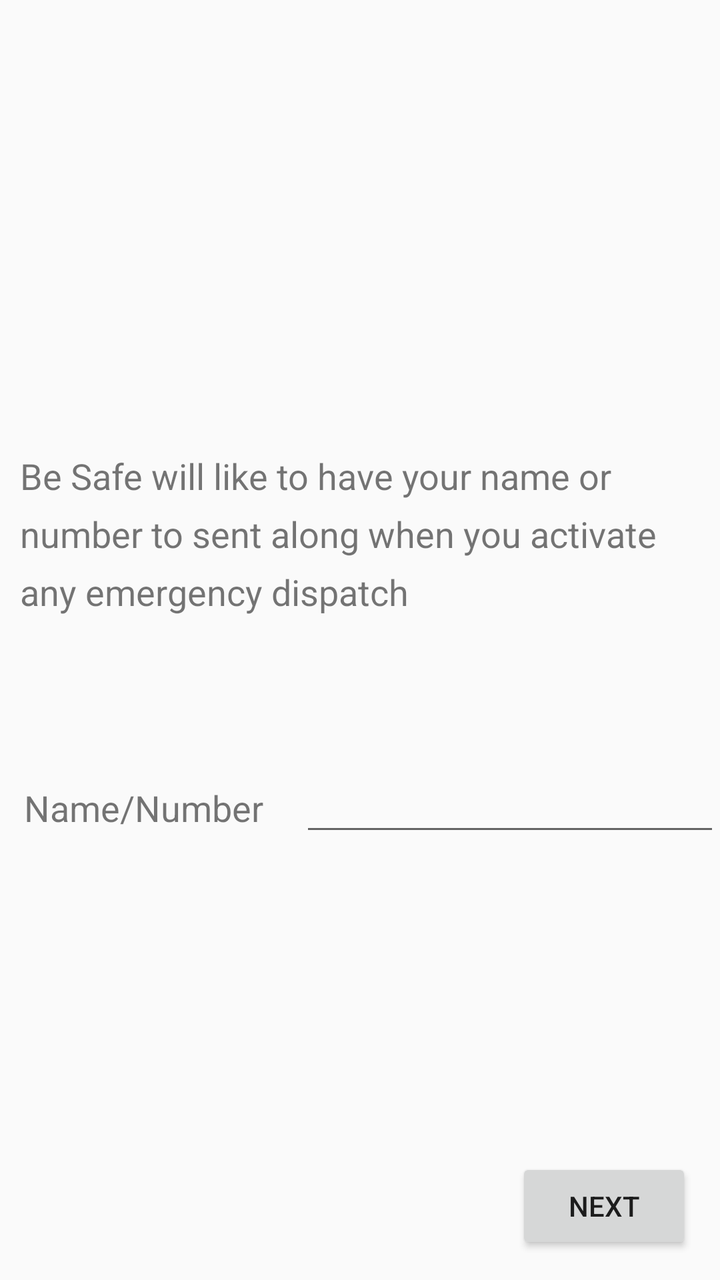
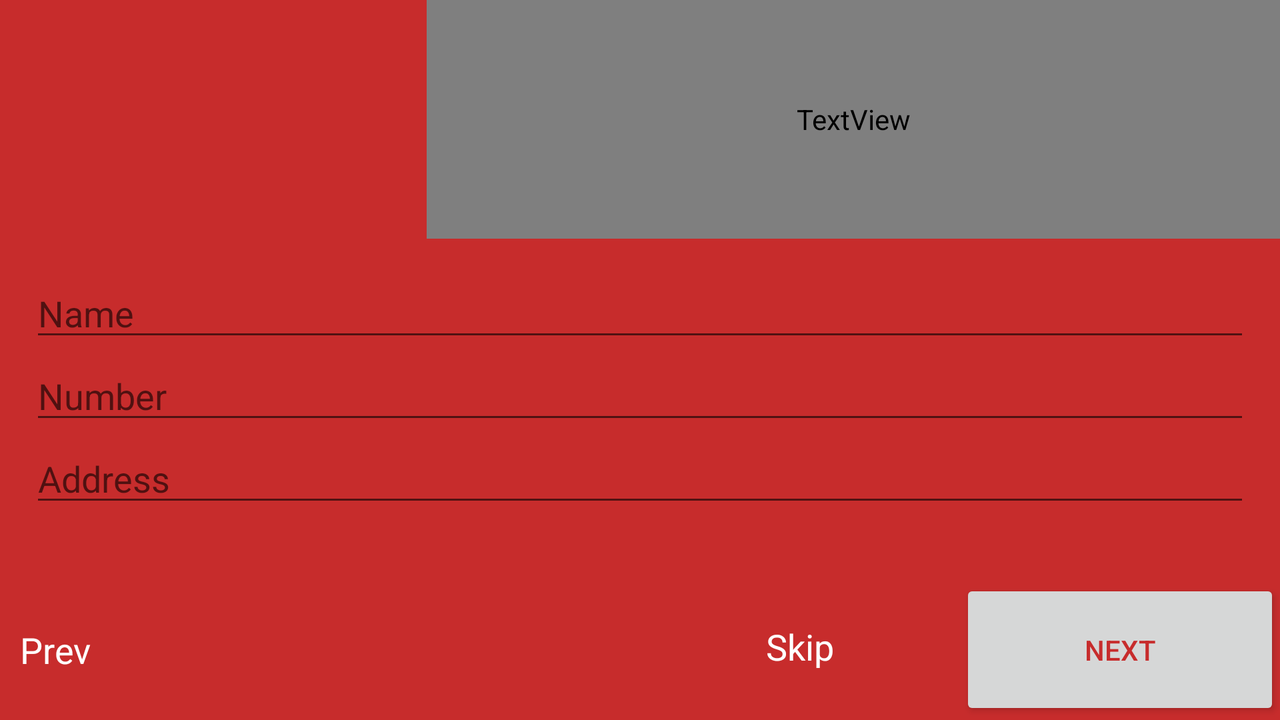

Two renders of one Android screen. The first uses the default layout on a phone; the second uses the alternative layout the repository ships for a different screen configuration, on a matching device. The two XML files are below.
<!-- AndroidManifest.xml: application theme AppTheme -->
<!-- res/layout/fragment_name_number.xml -->
<RelativeLayout xmlns:android="http://schemas.android.com/apk/res/android"
    xmlns:tools="http://schemas.android.com/tools"
    android:layout_width="match_parent"
    android:layout_height="match_parent"
    android:background="@color/background"
    tools:context="com.miawoltn.emergencydispatch.setup.NameNumberFragment">

    

    <EditText
        android:layout_width="wrap_content"
        android:layout_height="wrap_content"
        android:inputType="textPersonName"
        android:ems="10"
        android:id="@+id/editText"
        android:layout_alignParentBottom="true"
        android:layout_alignParentEnd="true"
        android:layout_marginBottom="217dp" />

    <TextView
        android:layout_width="wrap_content"
        android:layout_height="wrap_content"
        android:id="@+id/textView14"
        android:textSize="18sp"
        android:text="Name/Number"
        android:layout_alignBaseline="@+id/editText"
        android:layout_alignBottom="@+id/editText"
        android:layout_alignParentStart="true"
        android:layout_marginStart="12dp" />

    <TextView
        android:text="Be Safe will like to have your name or number to sent along when you activate any emergency dispatch"
        android:layout_width="wrap_content"
        android:layout_height="wrap_content"
        android:id="@+id/name_number"
        android:textSize="18sp"
        android:layout_alignBottom="@+id/textView14"
        android:layout_centerHorizontal="true"
        android:layout_marginBottom="98dp"
        android:lineSpacingExtra="8sp"
        android:padding="10dp" />

    <Button
        android:text="Next"
        android:layout_width="wrap_content"
        android:layout_height="wrap_content"
        android:layout_alignParentBottom="true"
        android:layout_alignParentEnd="true"
        android:layout_marginEnd="14dp"
        android:layout_marginBottom="13dp"
        android:id="@+id/next" />
</RelativeLayout>
<!-- resources referenced by this layout -->
<resources>
  <style name="AppTheme" parent="Theme.AppCompat.Light.DarkActionBar">
          
          <item name="colorPrimary">@color/navcolorPrimary</item>
          <item name="colorPrimaryDark">@color/navcolorPrimaryDark</item>
          <item name="colorAccent">@color/navcolorAccent</item>
      </style>
  <color name="navcolorPrimary">#c72c2c</color>
  <color name="navcolorPrimaryDark">#d32f2f</color>
  <color name="navcolorAccent">#FF4081</color>
</resources>
<!-- res/layout-land/fragment_name_number.xml (the repository's variant of the layout above) -->
<!-- drawn on the phone turned sideways -->
<LinearLayout xmlns:android="http://schemas.android.com/apk/res/android"
    xmlns:app="http://schemas.android.com/apk/res-auto"
    xmlns:tools="http://schemas.android.com/tools"
    android:orientation="vertical"
    android:layout_width="match_parent"
    android:layout_height="match_parent"
    android:background="@color/navcolorPrimary"
    tools:context="com.miawoltn.emergencydispatch.setup.NameNumberFragment">

    

    <LinearLayout
        android:orientation="horizontal"
        android:layout_width="match_parent"
        android:layout_height="0dp"
        android:layout_weight="17"
        android:gravity="center">

        <ImageView
            android:layout_width="0dp"
            app:srcCompat="@drawable/icon"
            android:id="@+id/imageView"
            android:layout_height="match_parent"
            android:layout_weight="30" />

        <TextView
            android:text="Be Safe will like to have your details in order to identify you better during any emergency."
            android:layout_width="0dp"
            android:layout_height="match_parent"
            android:id="@+id/name_number"
            android:textSize="24sp"
            android:layout_alignBottom="@+id/textView14"
            android:layout_centerHorizontal="true"
            android:lineSpacingExtra="8sp"
            android:textColor="@color/background"
            android:gravity="center"
            android:layout_weight="60" />

    </LinearLayout>

    <LinearLayout
        android:orientation="vertical"
        android:layout_width="match_parent"
        android:layout_height="0dp"
        android:layout_weight="20"
        android:layout_margin="15dp">

        <EditText
            android:layout_width="match_parent"
            android:layout_height="wrap_content"
            android:inputType="text"
            android:ems="10"
            android:id="@+id/name"
            android:labelFor="@+id/name_number"
            android:numeric="decimal"
            android:phoneNumber="true"
            android:textColor="@android:color/background_light"
            android:layout_above="@+id/done"
            android:layout_alignParentEnd="true"
            android:hint="Name" />

        <EditText
            android:layout_width="match_parent"
            android:layout_height="wrap_content"
            android:inputType="number"
            android:ems="10"
            android:id="@+id/number"
            android:hint="Number"
            android:textColor="@android:color/white" />

        <EditText
            android:layout_width="match_parent"
            android:layout_height="wrap_content"
            android:inputType="textMultiLine"
            android:ems="10"
            android:id="@+id/address"
            android:hint="Address"
            android:textColor="@android:color/white"
            android:maxLines="3" />
    </LinearLayout>

    <LinearLayout
        android:orientation="horizontal"
        android:layout_width="match_parent"
        android:layout_height="0dp"
        android:layout_weight="10"
        android:weightSum="100"
        android:gravity="right">

        <LinearLayout
            android:orientation="horizontal"
            android:layout_width="0dp"
            android:layout_height="match_parent"
            android:layout_weight="50"
            android:gravity="left|center"
            android:paddingLeft="10dp">

            <TextView
                android:text="Prev"
                android:layout_width="wrap_content"
                android:layout_height="wrap_content"
                android:id="@+id/back"
                android:textColor="@android:color/background_light"
                android:textSize="18sp" />
        </LinearLayout>

        <TextView
            android:text="Skip"
            android:layout_width="0dp"
            android:layout_height="wrap_content"
            android:id="@+id/skip"
            android:layout_weight="25"
            android:textColor="@android:color/background_light"
            android:gravity="center"
            android:textSize="18sp" />

        <Button
            android:text="Next"
            android:layout_width="0dp"
            android:layout_height="match_parent"
            android:layout_alignParentBottom="true"
            android:layout_alignParentEnd="true"
            android:id="@+id/done"
            android:layout_weight="25"
            android:textColor="@color/navcolorPrimary" />

    </LinearLayout>

</LinearLayout>
<!-- resources referenced by the variant -->
<!-- as the phone turned sideways resolves them -->
<resources>
  <color name="navcolorPrimary">#c72c2c</color>
  <style name="AppTheme" parent="Theme.AppCompat.Light.DarkActionBar">
          
          <item name="colorPrimary">@color/navcolorPrimary</item>
          <item name="colorPrimaryDark">@color/navcolorPrimaryDark</item>
          <item name="colorAccent">@color/navcolorAccent</item>
      </style>
  <color name="navcolorPrimaryDark">#d32f2f</color>
  <color name="navcolorAccent">#FF4081</color>
</resources>
